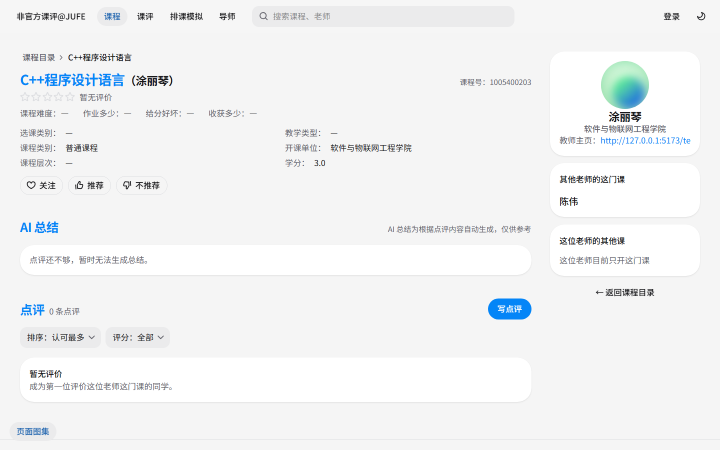
#> input picture .scratch/teacher-name-font.png, 1440 x 900 px (shown at 1/2 size)
$ python -i build_full_cell_queue.py   (imports and definitions only)   (older library calls are emulated)
#> lines starting #> are read from the running program, lines starting #| are printed output that depends on the picture; after the words box and inside, x2 and y2 are one past the last pixel; in counts of white or black regions, pixels touching at a corner belong together
#> further down, picture is the input picture: shape (900, 1440, 3); mean B, G, R 243.6, 243, 241.8
from __future__ import annotations

import argparse
import hashlib
import json
import math
import re
import statistics
from collections import defaultdict
from pathlib import Path
from typing import Any

import cv2
import numpy as np

from build_cell_queue import edge_groups, token_center


SHEETS = {
    "主要课程": {"rows": (19, 480), "reviews": "F:M"},
    "数学课": {"rows": (8, 240), "reviews": "D:J"},
    "美育": {"rows": (8, 201), "reviews": "E:M"},
    "大英和视听说": {"rows": (8, 203), "reviews": "H:O"},
    "思政课": {"rows": (8, 205), "reviews": "G:N"},
    "外教": {"rows": (3, 199), "reviews": "G:N"},
    "MOOC": {"rows": (8, 199), "reviews": "G:N"},
    "体育课": {"rows": (6, 211), "reviews": "D:K"},
}

REVIEW_FILE = re.compile(r"_reviews-([A-Z])(?:-([A-Z]))?_anchor(\d+)\.png$")


def review_columns(spec: str) -> list[str]:
    first, last = (ord(value) for value in spec.split(":"))
    return [chr(value) for value in range(first, last + 1)]


# [6 lines left out: function sha256_file, not called in this run]


def detect_selection(frame: np.ndarray) -> tuple[int, int, int, int]:
    hsv = cv2.cvtColor(frame, cv2.COLOR_BGR2HSV)
#> hsv: shape (900, 1440, 3); mean H, S, V 7.4, 3.7, 244.3
    mask = ((hsv[:, :, 0] >= 90) & (hsv[:, :, 0] <= 130) & (hsv[:, :, 1] >= 120) & (hsv[:, :, 2] >= 90)).astype(np.uint8)
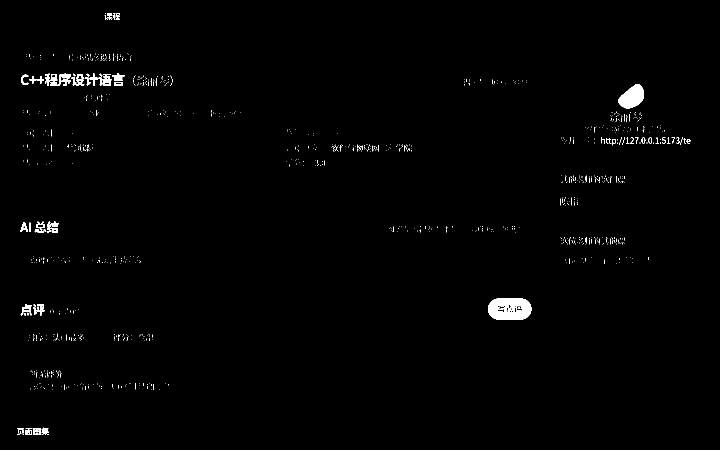
#> mask: shape (900, 1440) (shown at 1/2 size); values 0 (black) and 1 (white), 0.89% white; 1057 white regions (1003 under 20 px), largest, box (x1, y1, x2, y2) and area: (976, 597, 1063, 639) 2914, (1236, 168, 1288, 217) 1682, (90, 147, 115, 172) 277
    count, _, stats, _ = cv2.connectedComponentsWithStats(mask)
#> count = 1058; stats = 1058 rows, first 6: [0, 0, 1440, 900, 1284433], [210, 26, 2, 2, 2], [214, 26, 10, 14, 76], [225, 26, 6, 14, 34], [232, 26, 7, 5, 20], [209, 30, 5, 9, 16]
    candidates = []
    for x, y, width, height, area in stats[1:count]:
        if y < 180 or width < 80 or height < 20 or height > frame.shape[0] * 0.1 or area < 100:
            continue
        fill = area / (width * height)
        if fill > 0.35:
            continue
        border_density = area / max(1, 2 * (width + height))
        if not 0.5 <= border_density <= 8:
            continue
        candidates.append((int(x), int(y), int(width), int(height), int(area)))
#> this loop made 1057 passes
#> after the loop, candidates = []
    if not candidates:
#> (the run stopped early here; a loop or call above may not have finished)
